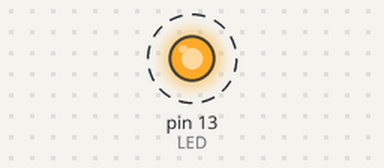
This sketch was run on a simulated Arduino Uno, built with avr-gcc and run on an emulated ATmega328P. Parts: output pins drawn as LEDs (lit = HIGH). Dashed ring = blinking. MIDI output is not drawn.

Above: at 0.5 s.
Timing chart, 0 to 4.6 s (numbered marks = the images above):
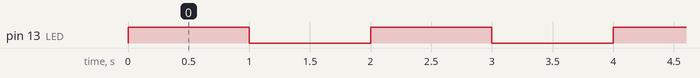

Measured:
- by itself, pin 13 (LED): alternates HIGH for 1.0 s and LOW for 1.0 s

The sketch:

MIDI_Output_Test.ino
```cpp
#include <MIDI.h>

#define LED 13

MIDI_CREATE_DEFAULT_INSTANCE();

void setup()
{
  pinMode(LED, OUTPUT);
  MIDI.begin(MIDI_CHANNEL_OFF);
}

void loop()
{
  digitalWrite(LED, HIGH);
  MIDI.sendNoteOn(60, 127, 1);
  delay(1000);
  MIDI.sendNoteOff(60, 0, 1);
  digitalWrite(LED, LOW);
  delay(1000);
}
```
